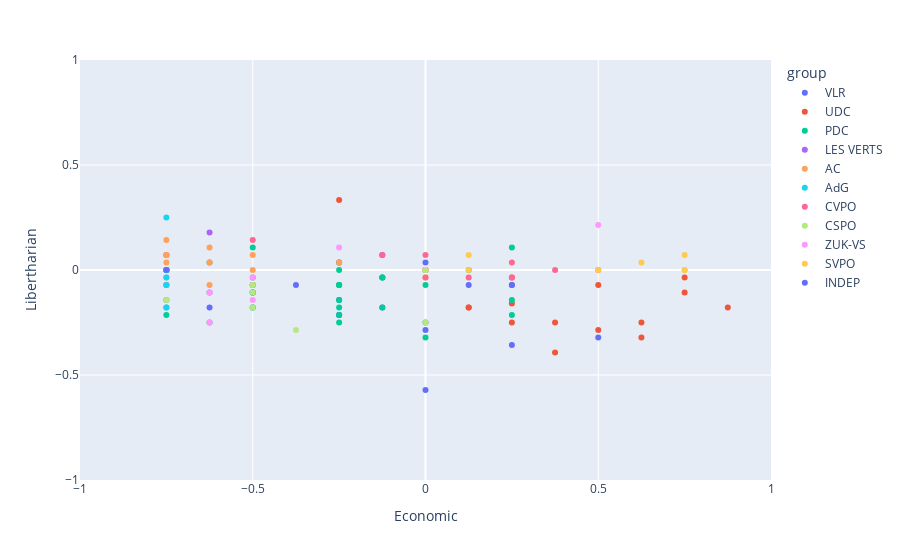

Notebook source saved alongside this figure:
### Code cell
fig = px.scatter(counts_df, x="Economic", y="Libertharian",  color='group')
fig.update_xaxes(range=[-1, 1])
fig.update_yaxes(range=[-1, 1])
fig.show()

### Figure 1 — Plotly figure (JSON) as saved in the notebook; plotly's stock layout.template omitted (floating-point values rounded to 4 significant figures)
{"data": [{"hovertemplate": "group=VLR<br>Economic=%{x}<br>Libertharian=%{y}<extra></extra>", "legendgroup": "VLR", "marker": {"color": "#636efa", "symbol": "circle"}, "mode": "markers", "name": "VLR", "orientation": "v", "showlegend": true, "type": "scatter", "x": [0.25, -0.375, -0.5, -0.125, 0.25, -0.25, -0.125, -0.625, -0.125, -0.25, 0.125, 0.5, 0.25, -0.5, 0, 0, -0.5, -0.5, 0, 0, -0.25], "xaxis": "x", "y": [-0.07143, -0.07143, -0.1071, 0.07143, -0.07143, -0.2143, -0.1786, -0.1786, -0.03571, -0.2143, -0.07143, -0.3214, -0.3571, -0.1071, 0.03571, -0.5714, -0.07143, -0.03571, -0.2857, -0.25, -0.1429], "yaxis": "y"}, {"hovertemplate": "group=UDC<br>Economic=%{x}<br>Libertharian=%{y}<extra></extra>", "legendgroup": "UDC", "marker": {"color": "#EF553B", "symbol": "circle"}, "mode": "markers", "name": "UDC", "orientation": "v", "showlegend": true, "type": "scatter", "x": [0.75, 0.625, 0.125, 0.625, 0.125, 0.25, 0.375, 0.5, -0.25, 0.25, 0.25, 0.875, 0.375, 0.75, 0.5], "xaxis": "x", "y": [-0.03571, -0.25, -0.1786, -0.3214, -0.1786, -0.03571, -0.25, -0.07143, 0.3333, -0.16, -0.25, -0.1786, -0.3929, -0.1071, -0.2857], "yaxis": "y"}, {"hovertemplate": "group=PDC<br>Economic=%{x}<br>Libertharian=%{y}<extra></extra>", "legendgroup": "PDC", "marker": {"color": "#00cc96", "symbol": "circle"}, "mode": "markers", "name": "PDC", "orientation": "v", "showlegend": true, "type": "scatter", "x": [-0.25, -0.75, 0.25, 0, -0.25, -0.625, -0.125, 0.25, -0.5, -0.25, 0, -0.125, -0.125, -0.25, -0.5, -0.625, -0.25, -0.5, -0.25, -0.25, -0.25, 0.25, -0.5, -0.5, 0.125, -0.25], "xaxis": "x", "y": [-0.1786, -0.2143, 0.1071, -0.07143, -0.1429, -0.25, -0.1786, -0.1429, -0.1786, -0.25, -0.3214, -0.03571, -0.03571, 0, -0.07143, 0.03571, -0.07143, -0.1786, -0.2143, -0.07143, 0.03571, -0.2143, -0.1071, 0.1071, 0, -0.07143], "yaxis": "y"}, {"hovertemplate": "group=LES VERTS<br>Economic=%{x}<br>Libertharian=%{y}<extra></extra>", "legendgroup": "LES VERTS", "marker": {"color": "#ab63fa", "symbol": "circle"}, "mode": "markers", "name": "LES VERTS", "orientation": "v", "showlegend": true, "type": "scatter", "x": [-0.625, -0.75, -0.625, -0.75, -0.75, -0.75, -0.75, -0.25, -0.75, -0.75], "xaxis": "x", "y": [0.1786, -0.07143, -0.1071, -0.1429, 0.07143, 0, 0, 0.03571, 0, 0], "yaxis": "y"}, {"hovertemplate": "group=AC<br>Economic=%{x}<br>Libertharian=%{y}<extra></extra>", "legendgroup": "AC", "marker": {"color": "#FFA15A", "symbol": "circle"}, "mode": "markers", "name": "AC", "orientation": "v", "showlegend": true, "type": "scatter", "x": [0, -0.75, -0.75, -0.25, -0.75, -0.75, -0.5, -0.75, -0.625, -0.625, -0.5, -0.75, -0.75, -0.625, -0.5, -0.75], "xaxis": "x", "y": [-0.03571, 0.03571, 0.07143, 0.03571, 0.07143, 0.1429, 0.07143, -0.07143, -0.07143, 0.03571, 0, 0, 0, 0.1071, -0.07143, -0.03571], "yaxis": "y"}, {"hovertemplate": "group=AdG<br>Economic=%{x}<br>Libertharian=%{y}<extra></extra>", "legendgroup": "AdG", "marker": {"color": "#19d3f3", "symbol": "circle"}, "mode": "markers", "name": "AdG", "orientation": "v", "showlegend": true, "type": "scatter", "x": [-0.75, -0.75, -0.75, -0.75, -0.75, -0.75, -0.75, -0.75, -0.75], "xaxis": "x", "y": [-0.07143, 0, -0.1786, 0.25, 0, 0, -0.1786, -0.03571, 0], "yaxis": "y"}, {"hovertemplate": "group=CVPO<br>Economic=%{x}<br>Libertharian=%{y}<extra></extra>", "legendgroup": "CVPO", "marker": {"color": "#FF6692", "symbol": "circle"}, "mode": "markers", "name": "CVPO", "orientation": "v", "showlegend": true, "type": "scatter", "x": [0, 0.375, 0, 0.125, 0.25, -0.125, 0.5, 0, 0, -0.5, 0.25, 0], "xaxis": "x", "y": [0, 0, -0.03571, -0.03571, -0.03571, 0.07143, 0, 0.07143, 0, 0.1429, 0.03571, 0], "yaxis": "y"}, {"hovertemplate": "group=CSPO<br>Economic=%{x}<br>Libertharian=%{y}<extra></extra>", "legendgroup": "CSPO", "marker": {"color": "#B6E880", "symbol": "circle"}, "mode": "markers", "name": "CSPO", "orientation": "v", "showlegend": true, "type": "scatter", "x": [-0.375, 0, 0, -0.5, -0.5, -0.5, 0, -0.75], "xaxis": "x", "y": [-0.2857, 0, 0, -0.1071, -0.1786, -0.07143, -0.25, -0.1429], "yaxis": "y"}, {"hovertemplate": "group=ZUK-VS<br>Economic=%{x}<br>Libertharian=%{y}<extra></extra>", "legendgroup": "ZUK-VS", "marker": {"color": "#FF97FF", "symbol": "circle"}, "mode": "markers", "name": "ZUK-VS", "orientation": "v", "showlegend": true, "type": "scatter", "x": [-0.625, -0.5, -0.5, -0.25, 0.5, -0.625], "xaxis": "x", "y": [-0.25, -0.1429, -0.03571, 0.1071, 0.2143, -0.1071], "yaxis": "y"}, {"hovertemplate": "group=SVPO<br>Economic=%{x}<br>Libertharian=%{y}<extra></extra>", "legendgroup": "SVPO", "marker": {"color": "#FECB52", "symbol": "circle"}, "mode": "markers", "name": "SVPO", "orientation": "v", "showlegend": true, "type": "scatter", "x": [0.75, 0.125, 0.75, 0.625, 0.125, 0.5, 0.75], "xaxis": "x", "y": [0, 0, 0.07143, 0.03571, 0.07143, 0, 0], "yaxis": "y"}, {"hovertemplate": "group=INDEP<br>Economic=%{x}<br>Libertharian=%{y}<extra></extra>", "legendgroup": "INDEP", "marker": {"color": "#636efa", "symbol": "circle"}, "mode": "markers", "name": "INDEP", "orientation": "v", "showlegend": true, "type": "scatter", "x": [-0.75], "xaxis": "x", "y": [0], "yaxis": "y"}], "layout": {"legend": {"title": {"text": "group"}, "tracegroupgap": 0}, "margin": {"t": 60}, "xaxis": {"anchor": "y", "domain": [0, 1], "range": [-1, 1], "title": {"text": "Economic"}}, "yaxis": {"anchor": "x", "domain": [0, 1], "range": [-1, 1], "title": {"text": "Libertharian"}}}}
